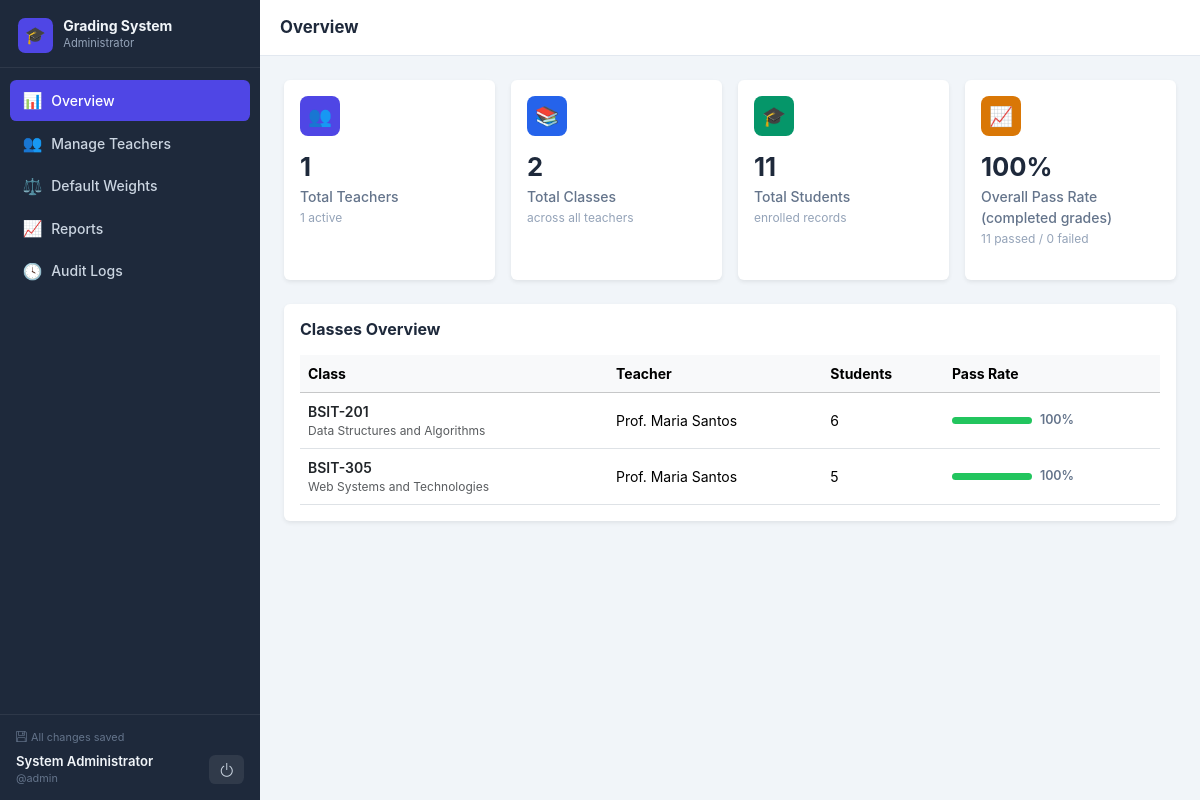
Page /admin/dashboard.php (signed in) on the committed database.
### tables this page shows
CREATE TABLE classes (
  id INT AUTO_INCREMENT PRIMARY KEY,
  code VARCHAR(50) NOT NULL,
  subject VARCHAR(200) NOT NULL,
  section VARCHAR(100) NOT NULL,
  school_year VARCHAR(20) NOT NULL,
  semester VARCHAR(30) NOT NULL,
  teacher_id INT NOT NULL,
  class_standing DECIMAL(5,2) NOT NULL DEFAULT 20,
  major_exams DECIMAL(5,2) NOT NULL DEFAULT 40,
  performance_task DECIMAL(5,2) NOT NULL DEFAULT 20,
  activity_output DECIMAL(5,2) NOT NULL DEFAULT 20,
  created_at DATETIME NOT NULL DEFAULT CURRENT_TIMESTAMP,
  CONSTRAINT fk_classes_teacher FOREIGN KEY (teacher_id) REFERENCES teachers(id) ON DELETE CASCADE
);

CREATE TABLE teachers (
  id INT AUTO_INCREMENT PRIMARY KEY,
  username VARCHAR(50) NOT NULL UNIQUE,
  password_hash VARCHAR(255) NOT NULL,
  name VARCHAR(150) NOT NULL,
  email VARCHAR(150) NOT NULL DEFAULT '',
  department VARCHAR(150) NOT NULL DEFAULT '',
  status ENUM('active','disabled') NOT NULL DEFAULT 'active',
  created_at DATETIME NOT NULL DEFAULT CURRENT_TIMESTAMP
);

### includes/auth.php (called while the page is built, shortened)
<?php
require_once __DIR__ . '/../config/db.php';
function base_url(): string {
    static $base = null;
    if ($base === null) {
        $docRoot = rtrim(str_replace('\\', '/', $_SERVER['DOCUMENT_ROOT'] ?? ''), '/');
        $appRoot = rtrim(str_replace('\\', '/', dirname(__DIR__)), '/');
        $base = ($docRoot !== '' && strpos($appRoot, $docRoot) === 0)
            ? substr($appRoot, strlen($docRoot))
            : '';
    }
    return $base;
}
function current_session(): ?array {
    $u = $_SESSION['user'] ?? null;
    $table = ($u['role'] ?? '') === 'admin' ? 'admins' : 'teachers';
    $sql = "SELECT id, username, name FROM $table WHERE id = ?";
    $stmt = get_db()->prepare($sql);
    $stmt->execute([$u['id']]);
    $account = $stmt->fetch();
    return $_SESSION['user'] = array_merge($u, $account);
}
function require_login(): array {
    $u = current_session();
    return $u;
}
function require_role(string $role): array {
    $u = require_login();
    return $u;
}
function h($v): string {
    return htmlspecialchars((string)$v, ENT_QUOTES, 'UTF-8');
}

### config/db.php (called while the page is built, shortened)
<?php
function get_db(): PDO {
    static $pdo = null;
    if ($pdo !== null) return $pdo;
    try {
        $pdo = new PDO('mysql:host=' . DB_HOST . ';port=' . DB_PORT . ';dbname=' . DB_NAME . ';charset=utf8mb4', DB_USER, DB_PASS, [
            PDO::ATTR_ERRMODE => PDO::ERRMODE_EXCEPTION,
            PDO::ATTR_DEFAULT_FETCH_MODE => PDO::FETCH_ASSOC,
            PDO::ATTR_EMULATE_PREPARES => false,
        ]);
        return $pdo;
    } catch (Throwable $e) {
        error_log('Database connection failed: ' . $e->getMessage());
        http_response_code(503);
        exit('Service temporarily unavailable. Please try again later.');
    }
}

### includes/roster.php (called while the page is built, shortened)
<?php
function final_grade_sql(): string {
    return 'ROUND(((s.quiz + s.oral + s.attendance) / 3 * c.class_standing
        + (s.prelim + s.final_exam) / 2 * c.major_exams
        + s.performance_task * c.performance_task + s.activity_output * c.activity_output) / 100, 2)';
}
function class_statistics(PDO $pdo, array $classIds): array {
    $marks = implode(',', array_fill(0, count($classIds), '?'));
    $grade = final_grade_sql();
    $stmt = $pdo->prepare("SELECT c.id, COUNT(s.id) AS total,
        COUNT($grade) AS completed, COALESCE(SUM($grade >= 75), 0) AS passed,
        COALESCE(SUM($grade < 75), 0) AS failed, ROUND(AVG($grade), 2) AS average
        FROM classes c LEFT JOIN students s ON s.class_id = c.id
        WHERE c.id IN ($marks) GROUP BY c.id");
    $stmt->execute($classIds);
    $result = [];
    foreach ($stmt as $row) {
        foreach (['total', 'completed', 'passed', 'failed'] as $key) $row[$key] = (int)$row[$key];
        $row['incomplete'] = $row['total'] - $row['completed'];
        $row['passRate'] = $row['completed'] ? round($row['passed'] / $row['completed'] * 100, 1) : null;
        $row['average'] = $row['average'] === null ? null : (float)$row['average'];
        $result[$row['id']] = $row;
    }
    return $result;
}

### admin/dashboard.php (the view, shortened to what this page needs)
<?php
require_once __DIR__ . '/../includes/auth.php';
require_once __DIR__ . '/../includes/roster.php';
require_role('admin');
$page    = $_GET['page'] ?? 'overview';
$assetBase = '../';
$pdo = get_db();
$navItems = [
    ['id' => 'overview', 'label' => 'Overview',        'icon' => '📊', 'href' => 'dashboard.php?page=overview'],
    ['id' => 'teachers', 'label' => 'Manage Teachers',  'icon' => '👥', 'href' => 'dashboard.php?page=teachers'],
    ['id' => 'weights',  'label' => 'Default Weights',  'icon' => '⚖️', 'href' => 'dashboard.php?page=weights'],
    ['id' => 'reports',  'label' => 'Reports',          'icon' => '📈', 'href' => 'dashboard.php?page=reports'],
    ['id' => 'logs',     'label' => 'Audit Logs',       'icon' => '🕓', 'href' => 'dashboard.php?page=logs'],
];
$activeId  = $page;
$titles    = ['overview'=>'Overview','teachers'=>'Manage Teachers','weights'=>'Default Weights','reports'=>'Reports','logs'=>'Audit Logs'];
$pageTitle = $titles[$page];
$roleLabel = 'Administrator';
require __DIR__ . '/../includes/layout_start.php';
?>
<?php  if ($page === 'overview'): ?>
<?php
  $totalTeachers  = (int)$pdo->query('SELECT COUNT(*) c FROM teachers')->fetch()['c'];
  $activeTeachers = (int)$pdo->query("SELECT COUNT(*) c FROM teachers WHERE status='active'")->fetch()['c'];
  $totalClasses   = (int)$pdo->query('SELECT COUNT(*) c FROM classes')->fetch()['c'];
  $totalStudents  = (int)$pdo->query('SELECT COUNT(*) c FROM students')->fetch()['c'];
  $classes = $pdo->query('SELECT c.*, t.name AS teacher_name FROM classes c LEFT JOIN teachers t ON t.id=c.teacher_id ORDER BY c.created_at DESC')->fetchAll();
  $classComputed = class_statistics($pdo, array_column($classes, 'id'));
  $passed = array_sum(array_column($classComputed, 'passed'));
  $failed = array_sum(array_column($classComputed, 'failed'));
  $passRate = ($passed + $failed) > 0 ? round(($passed / ($passed + $failed)) * 100) : 0;
?>
<div class="row g-3 mb-4">
  <div class="col-6 col-xl-3">
    <div class="card border-0 shadow-sm h-100">
      <div class="card-body">
        <div class="stat-icon bg-indigo">👥</div>
        <p class="stat-value"><?= $totalTeachers ?></p>
        <p class="stat-label">Total Teachers</p>
        <p class="stat-sub"><?= $activeTeachers ?> active</p>
      </div>
    </div>
  </div>
  <div class="col-6 col-xl-3">
    <div class="card border-0 shadow-sm h-100">
      <div class="card-body">
        <div class="stat-icon bg-blue">📚</div>
        <p class="stat-value"><?= $totalClasses ?></p>
        <p class="stat-label">Total Classes</p>
        <p class="stat-sub">across all teachers</p>
      </div>
    </div>
  </div>
  <div class="col-6 col-xl-3">
    <div class="card border-0 shadow-sm h-100">
      <div class="card-body">
        <div class="stat-icon bg-emerald">🎓</div>
        <p class="stat-value"><?= $totalStudents ?></p>
        <p class="stat-label">Total Students</p>
        <p class="stat-sub">enrolled records</p>
      </div>
    </div>
  </div>
  <div class="col-6 col-xl-3">
    <div class="card border-0 shadow-sm h-100">
      <div class="card-body">
        <div class="stat-icon bg-amber">📈</div>
        <p class="stat-value"><?= $passRate ?>%</p>
        <p class="stat-label">Overall Pass Rate (completed grades)</p>
        <p class="stat-sub"><?= $passed ?> passed / <?= $failed ?> failed</p>
      </div>
    </div>
  </div>
</div>
<div class="card border-0 shadow-sm">
  <div class="card-body">
    <h5 class="section-title">Classes Overview</h5>
    <div class="table-responsive">
      <table class="table table-hover align-middle mb-0" style="font-size:.875rem;">
        <thead class="table-light">
          <tr><th>Class</th><th>Teacher</th><th>Students</th><th>Pass Rate</th></tr>
        </thead>
        <tbody>
          <?php foreach ($classes as $c): $cc = $classComputed[$c['id']]; $rate = $cc['passRate'] ?? 0; ?>
          <tr>
            <td>
              <p class="fw-semibold text-dark mb-0" style="font-size:.875rem;"><?= h($c['code']) ?></p>
              <p class="text-muted mb-0" style="font-size:.75rem;"><?= h($c['subject']) ?></p>
            </td>
            <td><?= h($c['teacher_name'] ?? '—') ?></td>
            <td><?= $cc['total'] ?></td>
            <td>
              <div class="d-flex align-items-center gap-2">
                <div class="grade-bar"><div class="fill <?= $rate>=75?'fill-pass':'fill-fail' ?>" style="width:<?= $rate ?>%"></div></div>
                <span class="fw-semibold" style="font-size:.78rem;color:#64748b;"><?= $rate ?>%</span>
              </div>
            </td>
          </tr>
          <?php endforeach; ?>
        </tbody>
      </table>
    </div>
  </div>
</div>
<?php  endif; ?>
<?php require __DIR__ . '/../includes/layout_end.php'; ?>

### includes/layout_start.php (shortened to what this page needs)
<?php
$u = current_session();
?>
<!DOCTYPE html>
<html lang="en">
<head>
<link rel="stylesheet" href="https://cdn.jsdelivr.net/npm/bootstrap@5.3.3/dist/css/bootstrap.min.css">
<link rel="stylesheet" href="https://cdn.jsdelivr.net/npm/bootstrap-icons@1.11.3/font/bootstrap-icons.min.css">
<link rel="stylesheet" href="<?= h($assetBase ?? '') ?>assets/css/style.css">
</head>
<body class="app-body">
<div class="d-none d-lg-flex flex-column sidebar-static" id="sidebarStatic">
  <div class="sidebar-brand">
    <div class="brand-icon">🎓</div>
    <div>
      <p class="sb-title">Grading System</p>
      <p class="sb-role"><?= h($roleLabel) ?></p>
    </div>
  </div>
  <nav class="sidebar-nav flex-grow-1">
    <?php foreach ($navItems as $item): ?>
      <a href="<?= h($item['href']) ?>" class="sb-link <?= $item['id'] === $activeId ? 'active' : '' ?>">
        <span class="sb-icon"><?= $item['icon'] ?></span>
        <span><?= h($item['label']) ?></span>
      </a>
    <?php endforeach; ?>
  </nav>
  <div class="sidebar-foot">
    <div class="saved-line"><i class="bi bi-floppy me-1"></i><span data-save-status role="status">All changes saved</span></div>
    <div class="who-row">
      <div class="overflow-hidden">
        <p class="uname"><?= h($u['name'] ?? '') ?></p>
        <p class="uhandle">@<?= h($u['username'] ?? '') ?></p>
      </div>
      <form method="post" action="<?= h(base_url()) ?>/logout.php">
          <button type="submit" class="logout-btn" title="Logout"><i class="bi bi-power"></i></button>
      </form>
    </div>
  </div>
</div>
<div class="main-col">
  <header class="topbar">
    <h1 class="topbar-title"><?= h($pageTitle) ?></h1>
  </header>
  <main class="page-content">

### includes/layout_end.php (shortened to what this page needs)
  </main>
</div>
</body>
</html>

### assets/css/style.css (style rules this page uses)
:root { --sb-bg: #1e293b; --sb-width: 260px; --indigo: #4f46e5; --indigo-dark: #4338ca; --emerald: #059669; --topbar-h: 56px; }
body { background: #f1f5f9; font-family: "Inter", system-ui, -apple-system, sans-serif; }
.sidebar-static { width: var(--sb-width); min-width: var(--sb-width); min-height: 100vh; background: var(--sb-bg); position: sticky; top: 0; height: 100vh; overflow-y: auto; flex-shrink: 0; }
.sidebar-brand { display: flex; align-items: center; gap: .65rem; padding: 1.1rem 1.1rem .9rem; border-bottom: 1px solid rgba(255,255,255,.07); flex-shrink: 0; }
.brand-icon { width: 2.2rem; height: 2.2rem; border-radius: .45rem; background: var(--indigo); display: flex; align-items: center; justify-content: center; font-size: 1.05rem; flex-shrink: 0; }
.sb-title { font-size: .875rem; font-weight: 700; color: #f1f5f9; line-height: 1.2; margin: 0; }
.sb-role { font-size: .7rem; color: #94a3b8; margin: 0; }
.sidebar-nav { padding: .75rem .65rem; overflow-y: auto; }
.sb-link { display: flex; align-items: center; gap: .6rem; padding: .52rem .75rem; border-radius: .4rem; color: #cbd5e1; font-size: .875rem; font-weight: 500; text-decoration: none; margin-bottom: 2px; transition: background .12s, color .12s; }
.sb-link.active { background: var(--indigo); color: #fff; }
.sb-icon { font-size: 1rem; width: 1.2rem; text-align: center; flex-shrink: 0; }
.sidebar-foot { border-top: 1px solid rgba(255,255,255,.07); padding: .85rem 1rem; flex-shrink: 0; }
.saved-line { font-size: .68rem; color: #64748b; margin-bottom: .5rem; }
.who-row { display: flex; align-items: center; justify-content: space-between; gap: .5rem; }
.uname { font-size: .82rem; font-weight: 600; color: #f1f5f9; margin: 0; line-height: 1.3; white-space: nowrap; overflow: hidden; text-overflow: ellipsis; }
.uhandle { font-size: .68rem; color: #64748b; margin: 0; }
.logout-btn { background: rgba(255,255,255,.08); border: none; color: #cbd5e1; border-radius: .4rem; padding: .42rem .58rem; font-size: 1rem; line-height: 1; transition: background .12s, color .12s; cursor: pointer; }
body.app-body { display: flex; flex-direction: row; min-height: 100vh; margin: 0; }
.main-col { flex: 1 1 0; min-width: 0; display: flex; flex-direction: column; min-height: 100vh; }
.topbar { position: sticky; top: 0; z-index: 200; height: var(--topbar-h); background: #fff; border-bottom: 1px solid #e2e8f0; padding: 0 1.25rem; display: flex; align-items: center; gap: .75rem; flex-shrink: 0; }
.topbar-title { font-size: 1.05rem; font-weight: 700; margin: 0; color: #1e293b; }
.page-content { flex: 1; padding: 1.5rem; }
.stat-icon { width: 2.5rem; height: 2.5rem; border-radius: .5rem; display: flex; align-items: center; justify-content: center; font-size: 1.2rem; margin-bottom: .75rem; }
.stat-icon.bg-indigo { background: #4f46e5; color: #fff; }
.stat-icon.bg-blue { background: #2563eb; color: #fff; }
.stat-icon.bg-emerald { background: #059669; color: #fff; }
.stat-icon.bg-amber { background: #d97706; color: #fff; }
.stat-value { font-size: 1.6rem; font-weight: 700; color: #1e293b; margin: 0; }
.stat-label { font-size: .875rem; font-weight: 500; color: #64748b; margin: 0; }
.stat-sub { font-size: .75rem; color: #94a3b8; margin-top: .1rem; }
.grade-bar { width: 5rem; height: .45rem; background: #e2e8f0; border-radius: 1rem; overflow: hidden; display: inline-block; vertical-align: middle; }
.grade-bar .fill { height: 100%; }
.fill-pass { background: #22c55e; }
.section-title { font-weight: 700; color: #1e293b; margin: 0 0 1rem; font-size: 1rem; }

### rows in the picture
classes: code "BSIT-201", subject "Data Structures and Algorithms", teacher.name "Prof. Maria Santos", total "6", rate "100"
classes: code "BSIT-305", subject "Web Systems and Technologies", teacher.name "Prof. Maria Santos", total "5", rate "100"

### other values in the picture
$roleLabel "Administrator"
$item['icon'] "📊"
$item['label'] "Overview"
$item['icon'] "👥"
$item['label'] "Manage Teachers"
$item['icon'] "⚖️"
$item['label'] "Default Weights"
$item['icon'] "📈"
$item['label'] "Reports"
$item['icon'] "🕓"
$item['label'] "Audit Logs"
$u['name'] "System Administrator"
$u['username'] "admin"
$pageTitle "Overview"
$totalTeachers "1"
